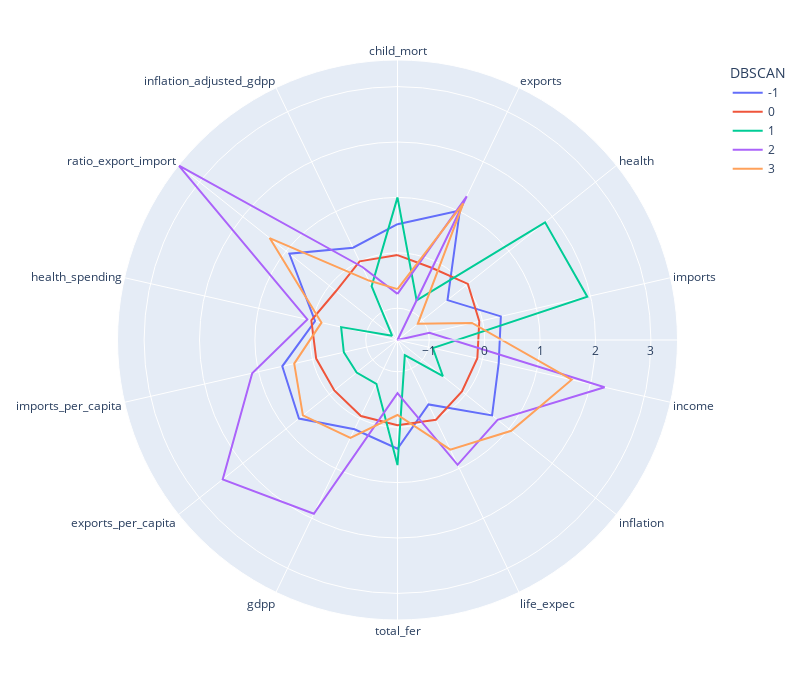

The notebook cell saved with this chart:
### Code cell
polar = scaled_df[num_cols].groupby(df['DBSCAN']).mean().reset_index()
polar = pd.melt(polar, id_vars=["DBSCAN"])


import plotly.express as px

"""
  'polar' : dataset we are using
  'r' :  mean values for each feature which will be connected using lines
  'theta' : variables where each of the feature will have an angle and
            color will be based on the label of the clusters.
"""
fig = px.line_polar(polar, r="value", theta="variable", color="DBSCAN", line_close=True,height=700,width=800)
fig.show()

### Figure 1 — Plotly figure (JSON) as saved in the notebook; plotly's stock layout.template omitted (floating-point values rounded to 4 significant figures)
{"data": [{"hovertemplate": "DBSCAN=-1<br>value=%{r}<br>variable=%{theta}<extra></extra>", "legendgroup": "-1", "line": {"color": "#636efa", "dash": "solid"}, "marker": {"symbol": "circle"}, "mode": "lines", "name": "-1", "r": [0.517, 1.02, -0.4184, 0.3398, 0.3004, 0.6098, -0.2821, 0.3899, 0.2163, 0.701, 0.5597, -0.04686, 0.9237, 0.2764, 0.517], "showlegend": true, "subplot": "polar", "theta": ["child_mort", "exports", "health", "imports", "income", "inflation", "life_expec", "total_fer", "gdpp", "exports_per_capita", "imports_per_capita", "health_spending", "ratio_export_import", "inflation_adjusted_gdpp", "child_mort"], "type": "scatterpolar"}, {"hovertemplate": "DBSCAN=0<br>value=%{r}<br>variable=%{theta}<extra></extra>", "legendgroup": "0", "line": {"color": "#EF553B", "dash": "solid"}, "marker": {"symbol": "circle"}, "mode": "lines", "name": "0", "r": [-0.04113, -0.1309, 0.05065, -0.05914, -0.09521, -0.0857, 0.02428, -0.03553, -0.05101, -0.1148, -0.06759, 0.02172, -0.155, 0.001791, -0.04113], "showlegend": true, "subplot": "polar", "theta": ["child_mort", "exports", "health", "imports", "income", "inflation", "life_expec", "total_fer", "gdpp", "exports_per_capita", "imports_per_capita", "health_spending", "ratio_export_import", "inflation_adjusted_gdpp", "child_mort"], "type": "scatterpolar"}, {"hovertemplate": "DBSCAN=1<br>value=%{r}<br>variable=%{theta}<extra></extra>", "legendgroup": "1", "line": {"color": "#00cc96", "dash": "solid"}, "marker": {"symbol": "circle"}, "mode": "lines", "name": "1", "r": [1.001, -0.7783, 1.833, 1.94, -0.9186, -0.5244, -1.269, 0.6844, -0.6953, -0.6303, -0.5793, -0.5296, -1.448, -0.4965, 1.001], "showlegend": true, "subplot": "polar", "theta": ["child_mort", "exports", "health", "imports", "income", "inflation", "life_expec", "total_fer", "gdpp", "exports_per_capita", "imports_per_capita", "health_spending", "ratio_export_import", "inflation_adjusted_gdpp", "child_mort"], "type": "scatterpolar"}, {"hovertemplate": "DBSCAN=2<br>value=%{r}<br>variable=%{theta}<extra></extra>", "legendgroup": "2", "line": {"color": "#ab63fa", "dash": "solid"}, "marker": {"symbol": "circle"}, "mode": "lines", "name": "2", "r": [-0.74, 1.306, -1.573, -0.9818, 2.26, 0.7367, 0.9269, -0.6153, 1.906, 2.462, 1.117, 0.09527, 3.48, -0.1107, -0.74], "showlegend": true, "subplot": "polar", "theta": ["child_mort", "exports", "health", "imports", "income", "inflation", "life_expec", "total_fer", "gdpp", "exports_per_capita", "imports_per_capita", "health_spending", "ratio_export_import", "inflation_adjusted_gdpp", "child_mort"], "type": "scatterpolar"}, {"hovertemplate": "DBSCAN=3<br>value=%{r}<br>variable=%{theta}<extra></extra>", "legendgroup": "3", "line": {"color": "#FFA15A", "dash": "solid"}, "marker": {"symbol": "circle"}, "mode": "lines", "name": "3", "r": [-0.6555, 1.163, -1.104, -0.1942, 1.651, 1.054, 0.623, -0.2198, 0.3863, 0.6106, 0.3389, -0.1661, 1.378, -0.3827, -0.6555], "showlegend": true, "subplot": "polar", "theta": ["child_mort", "exports", "health", "imports", "income", "inflation", "life_expec", "total_fer", "gdpp", "exports_per_capita", "imports_per_capita", "health_spending", "ratio_export_import", "inflation_adjusted_gdpp", "child_mort"], "type": "scatterpolar"}], "layout": {"height": 700, "legend": {"title": {"text": "DBSCAN"}, "tracegroupgap": 0}, "margin": {"t": 60}, "polar": {"angularaxis": {"direction": "clockwise", "rotation": 90}, "domain": {"x": [0, 1], "y": [0, 1]}}, "width": 800}}
